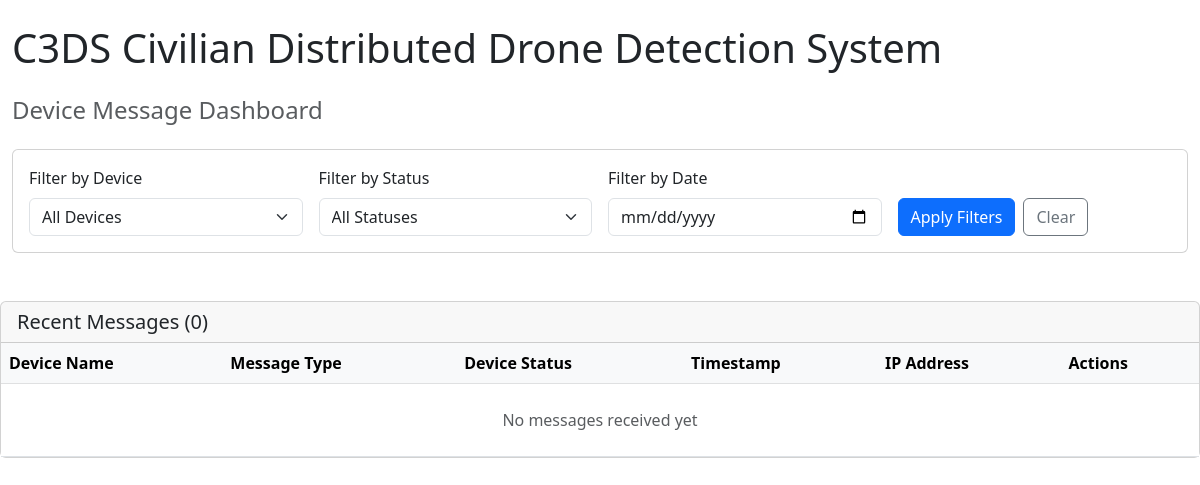
The app's page /, older data.
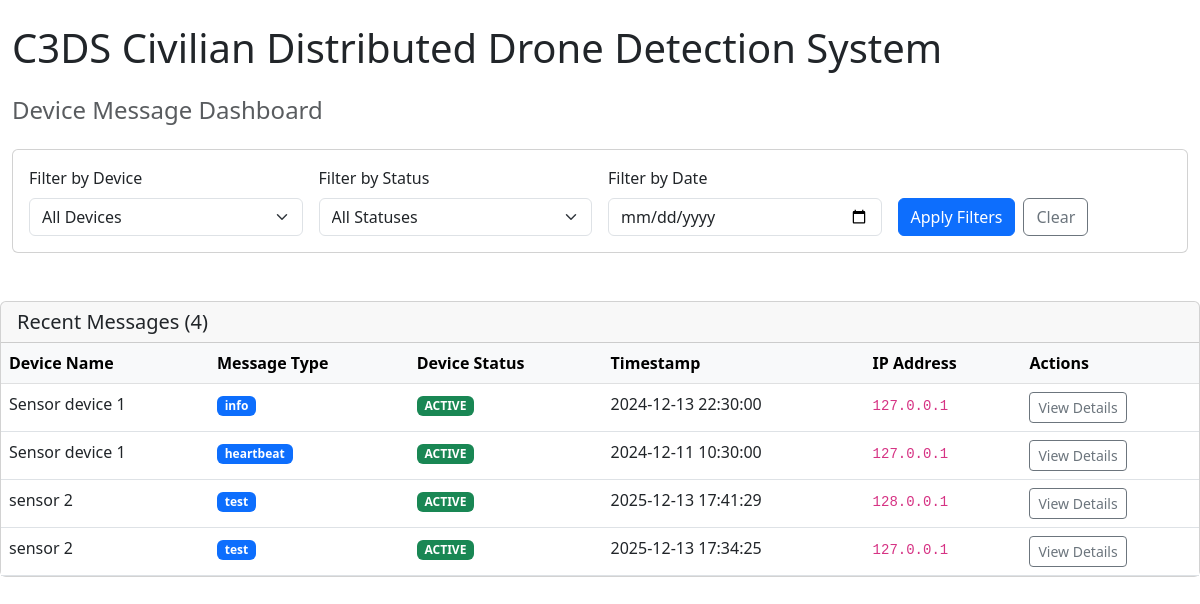
The same page, newer data.
### apps/data_processing/models.py (models this page shows, shortened)
class DeviceMessage(models.Model):
    device = models.ForeignKey(
        Device,
        on_delete=models.CASCADE,
        related_name='messages',
        db_index=True
    )
    message_type = models.CharField(max_length=50)
    timestamp = models.DateTimeField(db_index=True)
    data = models.JSONField(default=dict)
    recieved_at = models.DateTimeField(auto_now_add=True)
    ip_address = models.GenericIPAddressField(null=True, blank=True)
    certificate_serial = models.CharField(max_length=40, null=True, blank=True)
    class Meta:
        ordering = ['-recieved_at']
        verbose_name = 'Device Message'
        verbose_name_plural = 'Device Messages'

### apps/device_management/models.py (models this page shows, shortened)
class Device(models.Model):
    id = models.UUIDField(
        primary_key=True,
        default=uuid.uuid4,
        editable=False
    )
    name = models.CharField(
        max_length=255,
        help_text="Friendly name for the device (e.g., 'Sensor-Vilnius-001')"
    )
    status = models.CharField(
        max_length=20,
        choices=DeviceStatus.choices,
        default=DeviceStatus.PENDING
    )
    """
    SQLite couldn't nadle the BigIntegerField well, so we comment it out for now and
    replaced it with CharField to store serial number as hex string.
    Once PostgreSQL is used, we can switch back to BigIntegerField.
    """
    certificate_serial = models.CharField(
        max_length=40,  # Hex representation of serial number
        unique=True,
        null=True,
        blank=True,
        help_text="X.509 certificate serial number (hex)"
    )
    certificate_expiry = models.DateTimeField(
        null=True,
        blank=True,
        help_text="Certificate expiration date"
    )
    certificate_pem = models.TextField(
        null=True,
        blank=True,
        help_text="PEM-encoded certificate"
    )
    created_at = models.DateTimeField(auto_now_add=True)
    updated_at = models.DateTimeField(auto_now=True)
    created_by = models.ForeignKey(
        User,
        on_delete=models.SET_NULL,
        null=True,
        related_name='created_devices'
    )
    class Meta:
        ordering = ['-created_at']
        verbose_name = "Device"
        verbose_name_plural = "Devices"

### apps/dashboard/views.py (the view)
# urls.py: path('', views.dashboard_view, name='index'),
def dashboard_view(request):
    messages = DeviceMessage.objects.select_related('device').all()
    device_filter = request.GET.get('device')
    if device_filter:
        messages = messages.filter(device_id=device_filter)
    status_filter = request.GET.get('status')
    if status_filter:
        messages = messages.filter(device__status=status_filter)
    date_filter = request.GET.get('date')
    if date_filter:
        messages = messages.filter(timestamp__date=date_filter)
    devices = Device.objects.all()
    context = {
        'messages': messages,
        'devices': devices,
    }
    return render(request, 'dashboard/index.html', context)

### apps/dashboard/templates/dashboard/index.html (shortened to what this page needs)
<!DOCTYPE html>
<html lang="en">
<head>
    <link href="https://cdn.jsdelivr.net/npm/bootstrap@5.3.0/dist/css/bootstrap.min.css" rel="stylesheet">
</head>
<body>
    <div class="container-fluid py-4">
        <h1 class="mb-4">C3DS Civilian Distributed Drone Detection System</h1>
        <h2 class="h4 text-muted mb-4">Device Message Dashboard</h2>
        <div class="card mb-4">
            <div class="card-body">
                <form method="GET" class="row g-3">
                    <div class="col-md-3">
                        <label for="device-filter" class="form-label">Filter by Device</label>
                        <select name="device" id="device-filter" class="form-select">
                            <option value="">All Devices</option>
                        </select>
                    </div>
                    <div class="col-md-3">
                        <label for="status-filter" class="form-label">Filter by Status</label>
                        <select name="status" id="status-filter" class="form-select">
                            <option value="">All Statuses</option>
                        </select>
                    </div>
                    <div class="col-md-3">
                        <label for="date-filter" class="form-label">Filter by Date</label>
                        <input type="date" name="date" id="date-filter" class="form-control"
                            value="{{ request.GET.date }}">
                    </div>
                    <div class="col-md-3 d-flex align-items-end">
                        <button type="submit" class="btn btn-primary me-2">Apply Filters</button>
                        <a href="?" class="btn btn-outline-secondary">Clear</a>
                    </div>
                </form>
            </div>
        </div>
    </div>
    <div class="card">
        <div class="card-header">
            <h5 class="mb-0">Recent Messages ({{ messages.count }})</h5>
        </div>
        <div class="card-body p-0">
            <div class="table-responsive">
                <table class="table table-hover mb-0">
                    <thead class="table-light">
                        <tr>
                            <th>Device Name</th>
                            <th>Message Type</th>
                            <th>Device Status</th>
                            <th>Timestamp</th>
                            <th>IP Address</th>
                            <th>Actions</th>
                        </tr>
                    </thead>
                    <tbody>
                        {% for message in messages %}
                        <tr>
                            <td>{{ message.device.name }}</td>
                            <td><span class="badge bg-primary">{{ message.message_type }}</span></td>
                            <td><span class="badge bg-success">{{ message.device.status }}</span></td>
                            <td>{{ message.timestamp|date:"Y-m-d H:i:s" }}</td>
                            <td><code>{{ message.ip_address }}</code></td>
                            <td>
                                <button class="btn btn-sm btn-outline-secondary"
                                    onclick="toggleDetails('details-{{ message.id }}')">
                                    View Details
                                </button>
                            </td>
                        </tr>
                        {% empty %}
                        <tr>
                            <td colspan="6" class="text-center text-muted py-4">
                                No messages received yet
                            </td>
                        </tr>
                        {% endfor %}
                    </tbody>
                </table>
            </div>
        </div>
    </div>
</body>
</html>

Row changes from the older to the newer data that the page shows:
added DeviceMessage: device.name "Sensor device 1", message_type "info", device.status "ACTIVE", timestamp "2024-12-13 22:30:00", ip_address "127.0.0.1"
added DeviceMessage: device.name "Sensor device 1", message_type "heartbeat", device.status "ACTIVE", timestamp "2024-12-11 10:30:00", ip_address "127.0.0.1"
added DeviceMessage: device.name "sensor 2", message_type "test", device.status "ACTIVE", timestamp "2025-12-13 17:41:29", ip_address "128.0.0.1"
added DeviceMessage: device.name "sensor 2", message_type "test", device.status "ACTIVE", timestamp "2025-12-13 17:34:25", ip_address "127.0.0.1"
Text that changed along with them:
{{ messages.count }}: "0" → "4"
text no longer shown: "No messages received yet"
